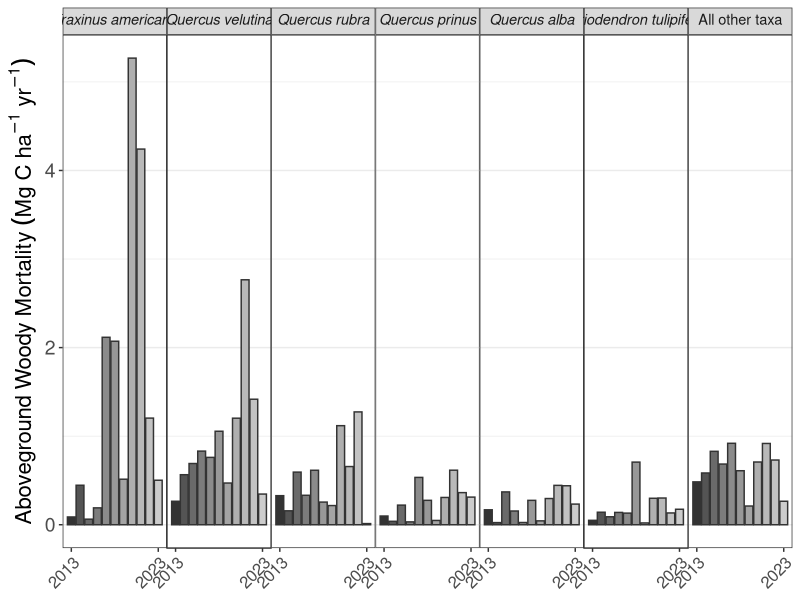
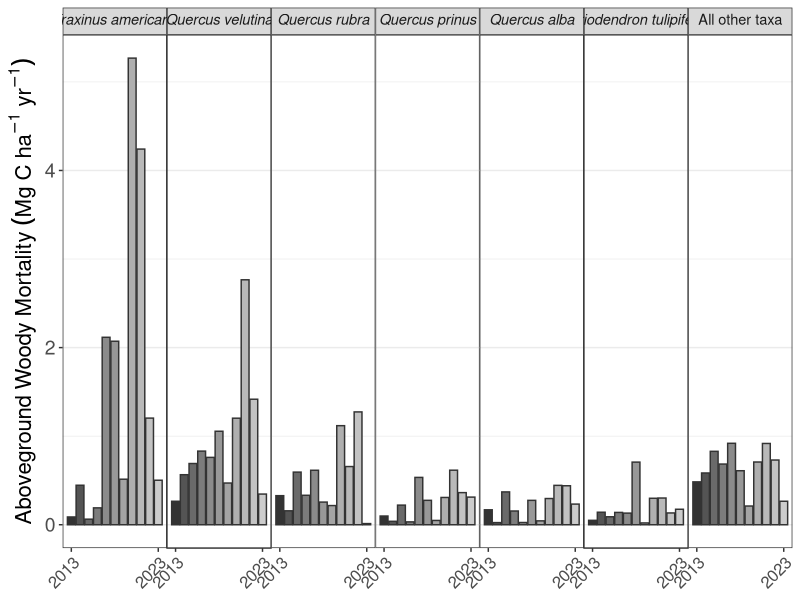

These charts were generated, in order, by the following R code: (Note: this script raises an error after producing the figures.)
#install.packages("patchwork")
library(tidyverse)
library(patchwork)
library(ggtext)
allmort_awm <- read.csv("data/processed_data/MortalityComposition.csv")

##### I - Identify top species (by mortality flux) & reformat data for plotting #####
top_sp <- allmort_awm  %>% 
  #mutate(sp = if_else(sp %in% c("caco","cagl","caovl","cato"), "Hickory spp.",sp))  %>% 
  ungroup()  %>% 
  group_by(sp)  %>% 
  mutate(abgmort = if_else(is.na(agb_yr),0, agb_yr))  %>% 
  summarize(abgmort = sum(abgmort) / 25.6 )  %>% 
  arrange(desc(abgmort))  %>% 
  slice_head(n = 7)

allspyr <- allmort_awm  %>% 
  expand(sp,survey_year)
mort_plot_df <- allmort_awm  %>% 
  right_join(allspyr)  %>% 
  mutate(abgmort = if_else(is.na(agb_yr),0, agb_yr))  %>% 
  mutate(sp = if_else(sp %in% c("caco","cagl","caovl","cato"), "Hickory spp.",sp))  %>% 
  mutate(plotspecies = if_else(sp %in% top_sp$sp,sp, "All other taxa"))  %>% 
  group_by(survey_year, plotspecies)  %>% 
  summarize(mort_woody = sum(abgmort) / 25.6)  %>% 
  mutate(plotspecies = factor(plotspecies, levels = c(top_sp$sp, "All other taxa")))

mort_plot_df$plotspecies <- gsub('fram', 'Fraxinus americana', mort_plot_df$plotspecies)
mort_plot_df$plotspecies <- gsub('Hickory spp.', 'Carya spp.', mort_plot_df$plotspecies)
mort_plot_df$plotspecies <- gsub('litu', 'Liriodendron tulipifera', mort_plot_df$plotspecies)
mort_plot_df$plotspecies <- gsub('qual', 'Quercus alba', mort_plot_df$plotspecies)
mort_plot_df$plotspecies <- gsub('qupr', 'Quercus prinus', mort_plot_df$plotspecies)
mort_plot_df$plotspecies <- gsub('quru', 'Quercus rubra', mort_plot_df$plotspecies)
mort_plot_df$plotspecies <- gsub('quve', 'Quercus velutina', mort_plot_df$plotspecies)

facet_order <- c("Fraxinus americana", "Quercus velutina", "Quercus rubra", 
                 "Quercus prinus", "Quercus alba", "Liriodendron tulipifera", "All other taxa")

facet_years <- c(2013, 2023)

#custom_labels <- function(plotspecies, facet_order) {
  #if_else(facet_order == "Other", as.character("Other"), paste0("*", facet_order, "*"))
#}

##### II - Plot mortality by species #####
plotdf <- mort_plot_df  %>% 
  mutate(plotspecies = factor(plotspecies, levels = facet_order))
facet_labels <- if_else(!grepl("All other taxa",facet_order), paste0("*",facet_order,"*"),facet_order)
names(facet_labels) <- facet_order

barp <- ggplot(plotdf, aes(x = survey_year, y = mort_woody, fill = as.ordered(survey_year))) +
  facet_grid(~ plotspecies, labeller =  labeller(plotspecies = facet_labels )) +
  scale_x_continuous(breaks = facet_years) +
  geom_bar(stat = "identity" , position = "dodge", col = "grey20") + 
  theme_bw() +
  #scale_fill_viridis_d()  +
  scale_fill_grey() +
  ylab(expression("Aboveground Woody Mortality"~(Mg~C~ha^-1~yr^-1))) +
  theme(axis.text.x = element_text(size = 12, angle = 45, hjust = 1),
        axis.text.y = element_text(size = 14),
        axis.title = element_text(size = 16),
        axis.title.x = element_blank(),
        panel.spacing.x = unit(0, "lines"),
        #strip.background = element_blank(),
        strip.text = element_markdown(size = 10.5), 
        panel.grid.major.x = element_blank(),
        panel.grid.minor.x = element_blank(),
        legend.position = "none") 
  

barp
ggsave(barp,filename = "doc/display/Figure4.jpeg", units = "in",
        height = 6, width = 11, dpi = 300)


##### III - Linear regressions plots of trend over time #####

# lmplots <- ggplot(mort_plot_df, aes(x = survey_year, y = mort_woody)) +
#   facet_grid(~plotspecies) +
#   geom_smooth(method = "lm", se = T) + 
# #  geom_bar(stat = "identity" , position = "dodge", col = "grey20") + 
#   theme_bw() +
#  # scale_fill_viridis_d() +
# #  scale_fill_grey() + 
#   ylab(expression("Aboveground Woody Mortality"~(Mg~C~Ha^-1~Yr^-1))) +
#   theme(axis.text = element_text(size = 14),
#         axis.text.x = element_blank(),
#         axis.title.x = element_blank(),
#         axis.ticks.x = element_blank(),
#         axis.title = element_text(size = 16),
#         panel.grid.major.x = element_blank(),
#         legend.position = "none")


# mortfigs <- lmplots / barp +
#   plot_layout(heights = c(1,2)) & 
  


# wrap_elements(mortfigs) +
#   labs(tag= expression("Aboveground Woody Mortality"~(Mg~C~Ha^-1~Yr^-1))) +
#   theme(plot.tag = element_text(size = rel(2), angle = 90),
#         plot.tag.position = "left")

##### IV - Save text results #####
figure4_textresults <- mort_plot_df

save(figure4_textresults,file = "doc/results-text/Figure4_textdata.Rdata")
